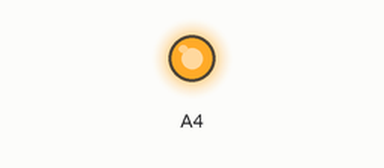
The sketch below on a simulated Arduino Uno, built with avr-gcc and run on an emulated ATmega328P. Parts: output pins drawn as LEDs (lit = HIGH).

Above: at 1.0 s.
At 3.0 s:
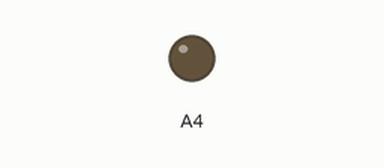
Timing chart, 0 to 5.2 s (numbered marks = the images above):
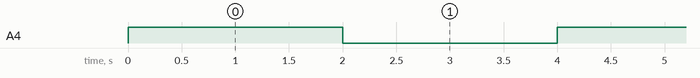

Measured:
- by itself, A4: alternates HIGH for 2.0 s and LOW for 2.0 s

The sketch:

PinTest.ino
```cpp
// Test sketch for analog pins

void setup()
{
   pinMode(A4, OUTPUT);

}


void loop()
{
  digitalWrite(A4, HIGH);
  delay(2000);
  digitalWrite(A4, LOW);
  delay(2000);
}
```
